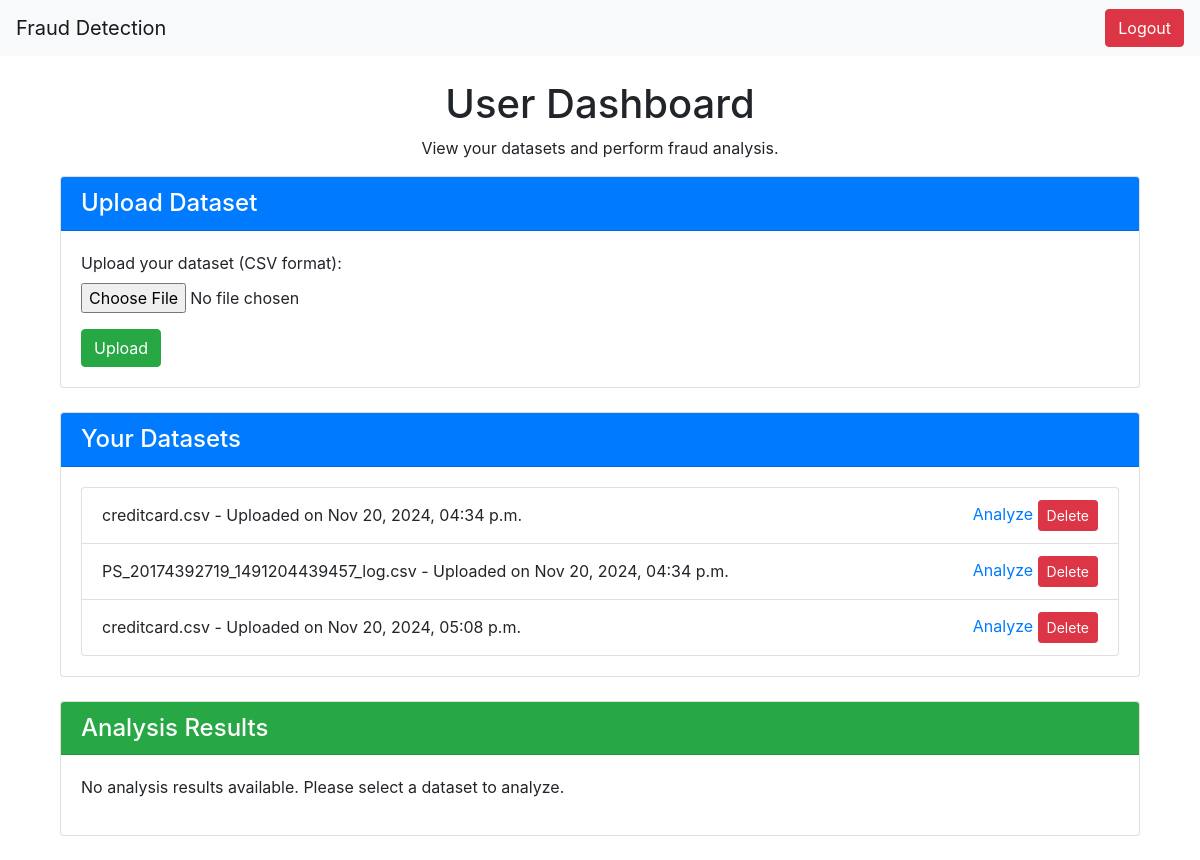
The page /user_dashboard/ (signed in) on the database as committed earlier.
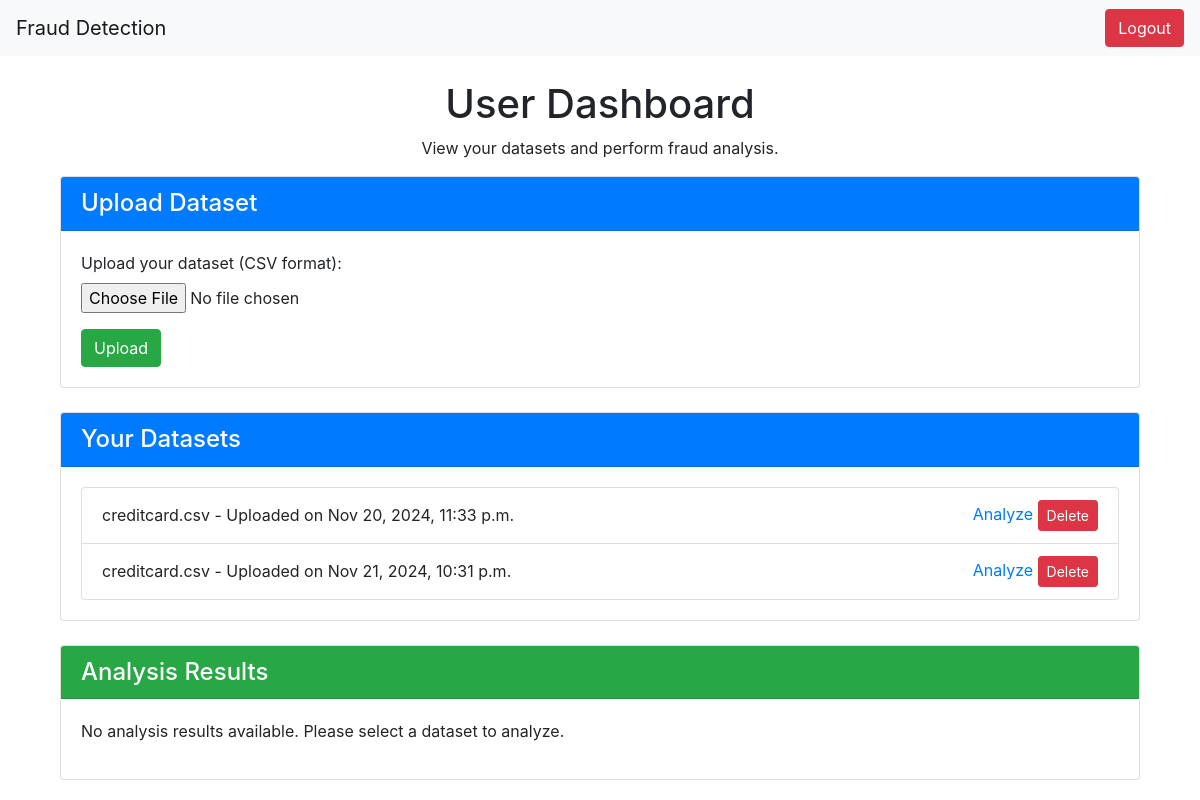
The same page on the database as committed later.
### detection/models.py (models this page shows, shortened)
class Dataset(models.Model):
    name = models.CharField(max_length=255)
    file = models.FileField(upload_to='datasets/')
    uploaded_at = models.DateTimeField(auto_now_add=True)
    uploaded_by = models.ForeignKey(User, on_delete=models.CASCADE)

### detection/views.py (the view, shortened to what this page needs)
# urls.py: path('user_dashboard/', views.user_dashboard_view, name='user_dashboard'),  # User dashboard
@login_required
def user_dashboard_view(request):
    datasets = Dataset.objects.filter(uploaded_by=request.user)  # Fetch user-specific datasets
    analysis_results = None
    scatter_url = None
    return render(request, 'user_dashboard.html', {
        'datasets': datasets,
        'analysis_results': analysis_results,
        'scatter_url': scatter_url,
    })

### detection/templates/user_dashboard.html (shortened to what this page needs)
{% extends 'base.html' %}
{% block content %}
<div class="container mt-4">
    <h1 class="text-center">User Dashboard</h1>
    <p class="text-center">View your datasets and perform fraud analysis.</p>
    <div class="card mb-4">
        <div class="card-header bg-primary text-white">
            <h4 class="mb-0">Upload Dataset</h4>
        </div>
        <div class="card-body">
            <form method="post" enctype="multipart/form-data">
                <div class="form-group">
                    <label for="file">Upload your dataset (CSV format):</label>
                    <input type="file" name="file" class="form-control-file" required>
                </div>
                <button type="submit" class="btn btn-success">Upload</button>
            </form>
        </div>
    </div>
<div class="card mb-4">
    <div class="card-header bg-primary text-white">
        <h4 class="mb-0">Your Datasets</h4>
    </div>
    <div class="card-body">
        {% if datasets %}
            <ul class="list-group">
                {% for dataset in datasets %}
                    <li class="list-group-item d-flex justify-content-between align-items-center">
                        {{ dataset.name }} - Uploaded on {{ dataset.uploaded_at|date:"M d, Y, h:i a" }}
                        <div>
                            <a href="{% url 'fraud_detection' dataset_id=dataset.id %}">Analyze</a>
                            <form method="post" action="{% url 'delete_dataset' dataset.id %}" class="d-inline">
                                <button type="submit" class="btn btn-danger btn-sm">Delete</button>
                            </form>
                        </div>
                    </li>
                {% endfor %}
            </ul>
        {% else %}
            <p>No datasets available. Please upload a dataset to analyze.</p>
        {% endif %}
    </div>
</div>
    <div class="card mb-4">
        <div class="card-header bg-success text-white">
            <h4 class="mb-0">Analysis Results</h4>
        </div>
        <div class="card-body">
            {% if analysis_results %}
                <table class="table table-bordered">
                    <thead>
                        <tr>
                            <th>Metric</th>
                            <th>Value</th>
                        </tr>
                    </thead>
                    <tbody>
                        <tr><td>Data Shape</td><td>{{ analysis_results.data_shape }}</td></tr>
                        <tr><td>Null Values</td><td>{{ analysis_results.null_values }}</td></tr>
                        <tr><td>Unique Target Values</td><td>{{ analysis_results.unique_target_values }}</td></tr>
                        <tr><td>Percentage Non-Fraudulent</td><td>{{ analysis_results.percentage_non_fraudulent }}</td></tr>
                        <tr><td>Percentage Fraudulent</td><td>{{ analysis_results.percentage_fraudulent }}</td></tr>
                        <tr><td>Total Fraudulent Transactions</td><td>{{ analysis_results.total_fraud_transactions }}</td></tr>
                        <tr><td>Total Normal Transactions</td><td>{{ analysis_results.total_normal_transactions }}</td></tr>
                    </tbody>
                </table>
                <h4>Scatter Plot</h4>
                <img class="img-fluid" alt="Scatter Plot">
            {% else %}
                <p>No analysis results available. Please select a dataset to analyze.</p>
            {% endif %}
        </div>
    </div>
</div>
{% endblock %}

Rows that differ between the two databases and show on the page:
removed Dataset: name "creditcard.csv", uploaded_at "Nov 20, 2024, 04:34 p.m."
removed Dataset: name "PS_20174392719_1491204439457_log.csv", uploaded_at "Nov 20, 2024, 04:34 p.m."
removed Dataset: name "creditcard.csv", uploaded_at "Nov 20, 2024, 05:08 p.m."
added Dataset: name "creditcard.csv", uploaded_at "Nov 20, 2024, 11:33 p.m."
added Dataset: name "creditcard.csv", uploaded_at "Nov 21, 2024, 10:31 p.m."
